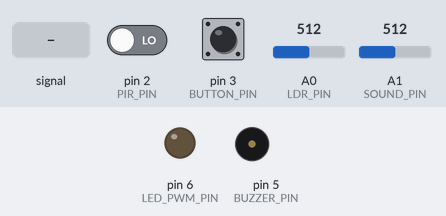
A sketch run on a simulated Arduino Uno, built with avr-gcc and run on an emulated ATmega328P. Shown: output pins drawn as LEDs (lit = HIGH), buzzer (waves = sounding, pin HIGH). The test bench sets the inputs (shaded band); at power-on: A0 (LDR_PIN) = 512, pin 2 (PIR_PIN) LOW, pin 3 (BUTTON_PIN) HIGH, A1 (SOUND_PIN) = 512. The modem accepts every AT command (registered, SIM ready, sends succeed) and sends nothing else; what the sketch prints to the serial monitor is not drawn.

Above: at 2.2 s.
2.3 s: A0 (LDR_PIN) set to 592
3.8 s: A0 (LDR_PIN) set to 608
At 5.5 s:
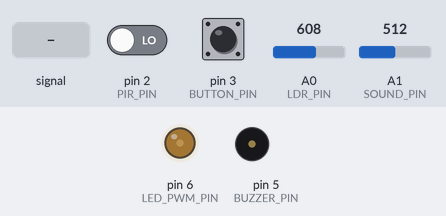
6.5 s: A1 (SOUND_PIN) fed a 200 Hz sine of ±81 counts around its level
At 8.41 s:
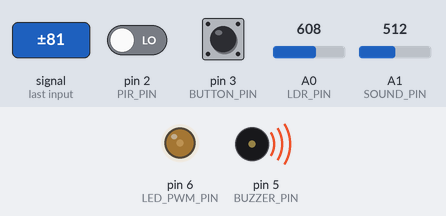
9.5 s: pin 2 (PIR_PIN) driven HIGH
At 11.5 s:
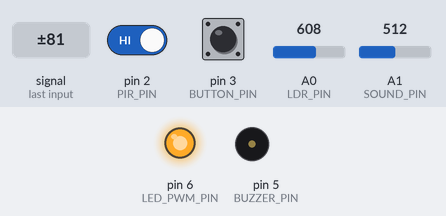
12.5 s: pin 3 (BUTTON_PIN) pulled LOW for 0.15 s
Timing chart, 0 to 15.1 s (numbered marks = the images above; inputs shaded):
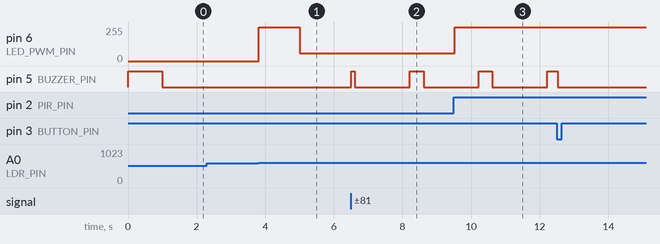

Measured:
- the behaviour switches between 599 and 600 on A0 (LDR_PIN) (found by bisection; images 0 and 1)
- after the input at 2.3 s, every drawn part: stays the same
- after the input at 3.8 s, pin 6 (LED_PWM_PIN): 0/255 → 255/255 at once, → 60/255 1.2 s later
- after the input at 6.5 s, pin 5 (BUZZER_PIN): LOW → HIGH at once, → LOW 0.10 s later, → HIGH 1.6 s later, → LOW 0.40 s later
- after the input at 9.5 s, pin 6 (LED_PWM_PIN): 60/255 → 255/255 at once

The sketch:

GSMWORKCODE.ino
```cpp
#include <SoftwareSerial.h>

/*
Smart Street Light + Emergency GSM Alert
Connections:
- LDR AO  -> A0 [cite: 1]
- Sound AO-> A1 [cite: 2]
- PIR OUT -> D2
- Buzzer IN -> D5 (Active Buzzer 3-pin) [cite: 10]
- LED PWM -> D6
- GSM TX -> D7 (Connect to GSM RX)
- GSM RX -> D8 (Connect to GSM TX)
- Button -> D3 (Push to GND)
*/

// Existing Pins
const int LDR_PIN   = A0;
const int SOUND_PIN = A1;
const int PIR_PIN   = 2;
const int LED_PWM_PIN = 6;
const int BUZZER_PIN  = 5;

// New Pins
const int BUTTON_PIN = 3;
SoftwareSerial gsmSerial(8, 7); // RX, TX

// Thresholds & Settings
int LDR_DARK_THRESHOLD   = 600;
int SOUND_THRESHOLD      = 450;
int DIM_BRIGHTNESS       = 60;
int BRIGHT_BRIGHTNESS    = 255;
bool BUZZER_LOW_TRIGGER  = true;

unsigned long motionHoldMs = 5000;
unsigned long lastMotionTime = 0;

void setup() {
  pinMode(PIR_PIN, INPUT);
  pinMode(LED_PWM_PIN, OUTPUT);
  pinMode(BUZZER_PIN, OUTPUT);
  pinMode(BUTTON_PIN, INPUT_PULLUP); // New Button

  analogWrite(LED_PWM_PIN, 0);
  buzzerOff();

  Serial.begin(9600);
  gsmSerial.begin(9600); // Initialize GSM

  delay(1000); // Wait for GSM to stabilize
}

void loop() {
  int ldrValue   = analogRead(LDR_PIN);
  int soundValue = analogRead(SOUND_PIN);
  int pirState   = digitalRead(PIR_PIN);
  int buttonState = digitalRead(BUTTON_PIN); // Read Button
  bool smsSent = false;

  // --- Button & GSM Logic ---
  if (buttonState == LOW && !smsSent ) { // Button pressed
    buzzerOn();
    sendSMS();
    smsSent = true;
    delay(200); // Prevent spamming messages
  } else if (buttonState == HIGH) {
  smsSent = false;  // Reset when button released
}

  // --- Night detection ---
  bool isDark = (ldrValue >= LDR_DARK_THRESHOLD);

  // --- Motion handling ---
  if (pirState == HIGH) {
    lastMotionTime = millis();
  }
  bool motionRecently = (millis() - lastMotionTime) < motionHoldMs;

  // --- LED control ---
  if (!isDark) {
    analogWrite(LED_PWM_PIN, 0);
  } else {
    if (motionRecently) analogWrite(LED_PWM_PIN, BRIGHT_BRIGHTNESS);
    else                analogWrite(LED_PWM_PIN, DIM_BRIGHTNESS);
  }

  // --- Buzzer control (sound threshold) ---
  if (soundValue >= SOUND_THRESHOLD) {
    buzzerOn();
  } else if (buttonState == HIGH) { // Only turn off if button isn't pressed
    buzzerOff();
  }

  delay(100);
}

// --- New GSM Function ---
void sendSMS() {
  Serial.println("Sending Emergency SMS...");
  gsmSerial.println("AT");
  delay(1000);
  gsmSerial.println("AT+CMGF=1\r\n"); // Set to SMS mode
  delay(1000);
  gsmSerial.println("AT+CMGS=\"+917411996680\r\n"); // REPLACE WITH YOUR PHONE NUMBER
  delay(1000);
  gsmSerial.print("EMERGENCY! Assistance needed at Road Safety Node.");
  delay(100);
  gsmSerial.write(26); // ASCII code for Ctrl+Z to send
  delay(5000);
}

void buzzerOn() {
  if (BUZZER_LOW_TRIGGER) digitalWrite(BUZZER_PIN, LOW);
  else                    digitalWrite(BUZZER_PIN, HIGH);
}

void buzzerOff() {
  if (BUZZER_LOW_TRIGGER) digitalWrite(BUZZER_PIN, HIGH);
  else                    digitalWrite(BUZZER_PIN, LOW);
}
```
